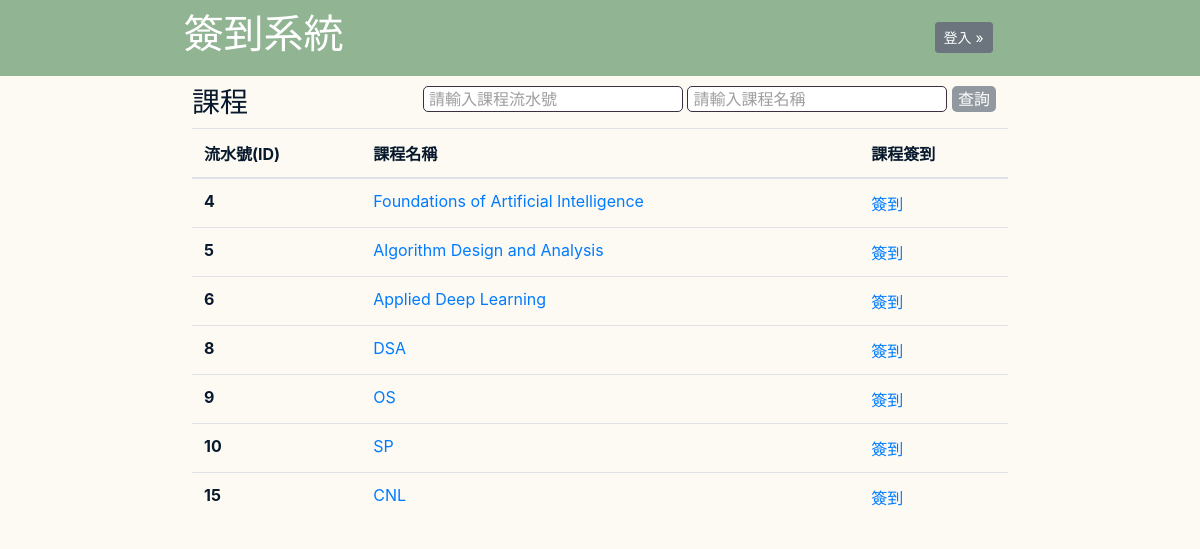
Screenshot of /main/home with the database file from the repository.
### main/models.py (models this page shows, shortened)
class Course(models.Model):
	course_name = models.CharField(max_length = 20)
	teacher = models.ManyToManyField(User, related_name = 'teachers')
	students = models.ManyToManyField(User, related_name = 'students')
	start_date = models.CharField(blank=True, max_length = 20)
	end_date = models.CharField(blank=True, max_length = 20)
	course_address = models.CharField(blank=True, max_length = 100)
	def get_absolute_url(self):
		return reverse("main:course_profile", kwargs={"id": self.id})
	def get_class_signin_url(self):
		return reverse("main:face_detect", kwargs={"course_id": self.id})

### main/views.py (the view)
# urls.py: 2. Add a URL to urlpatterns:  path('', views.home, name='home')
def home(request):
    course_id = request.POST.get("course_id")
    course_name = request.POST.get("course_name")
    course_list = Course.objects.all()
    error = False
    if course_id != None and course_id != '' and course_name != None and course_name != '':
        course_id = int(course_id)
        if Course.objects.filter(id = course_id, course_name = course_name).count() > 0:
            course_list = Course.objects.filter(id = course_id, course_name = course_name)
        else : error = True
    elif course_id != None and course_id != '' :
        course_id = int(course_id)
        if Course.objects.filter(id = course_id).count() > 0:
            course_list = Course.objects.filter(id = course_id)
        else : error = True
    elif course_name != None and course_name != '' :
        if Course.objects.filter(course_name = course_name).count() > 0:
            course_list = Course.objects.filter(course_name = course_name)
        else : error = True
    if request.user.is_authenticated:
        profile = get_object_or_404(UserProfile, user=request.user)
        context = {
            'error' : error,
            'course_list': course_list,
            'profile' : profile
        }
        print("user is", request.user)
    else:
        context = {
            'error' : error,
            'course_list': course_list
        }
    return render(request, 'main/home.html', context)

### templates/main/home.html (shortened to what this page needs)
{% extends 'base.html' %}
{% block content %}
<div class="title">
    <div class="title_text">
        <div style="display: flex;padding-right: 20%;justify-content:space-between">
            <h1>簽到系統</h1>
            <div style="padding-top:1.5%;">
                {% if user.is_authenticated %}
                <a class="btn btn-sm btn-info" href={{profile.get_absolute_url}} role="button">個人檔案</a>
                <a class="btn btn-sm btn-secondary" href="{% url 'main:logout' %}" role="button">登出 &#187;</a>
                {% else %}
                <a class="btn btn-sm btn-secondary" href="{% url 'main:login' %}" role="button">登入 &#187;</a>
                {% endif %}
            </div>
        </div>
    </div>
</div>
<div class="context">
<div style="display:flex; justify-content: space-between;padding-right: 12px;">
	<h3 style="color:#08192D;">課程</h3>
    <form action="" method="Post">
        <input class='search' type="number" name="course_id" placeholder="請輸入課程流水號">
        <input class='search' name="course_name" placeholder="請輸入課程名稱">
        <input class='search_btn' type="submit" value="查詢">
    </form>
</div>
<table class="table">
    <thead>
        <tr>
            <th scope="col">流水號(ID)</th>
            <th scope="col">課程名稱</th>
            <th scope="col">課程簽到</th>
        </tr>
    </thead>
    <tbody>
        {% for course in course_list %}
        <tr>
            <th scope="row">{{ course.id }}</th>
            <td><a href= {{course.get_absolute_url}}> {{course.course_name}}</a></td>
            <td><a href= {{course.get_class_signin_url}}> 簽到</a></td>
        </tr>
        {% endfor %}
    </tbody>
</table>
</div>
{% endblock  %}

### templates/base.html (shortened to what this page needs)
<html lang="en">
<head>
    <link href="https://stackpath.bootstrapcdn.com/bootstrap/4.4.1/css/bootstrap.min.css" rel="stylesheet"></link>
</head>
<body style="background-color:#FCFAF2;color:rgb(255, 255, 255);">
    <div class="container" style="
            margin:0px 0px;
            padding-left: 0px;
            padding-right: 0px;
            max-width: none;
            width:100%;
        ">
        {% block content %}
        {% endblock  %}
    </div>
</body>
</html>

### templates/base.html (style rules this page uses)
table.table { color: #08192D; }
div.title { margin: 0px 0px; padding: 10px 5px; max-width: none; width: 100%; background-color: #91B493; }
div.title_text { padding-left: 15%; }
div.context { padding-left: 16%; padding-right: 16%; padding-top: 10px; }
input.search { color: #08192D; border: 1px solid #3C2F41; border-radius: 5px; padding: 0px 5px; }
input.search::placeholder { color:rgb(157, 158, 158) }
input.search_btn { background-color: #91989F; border: none; color:white; border-radius: 5px; }
h3, h2, p { color: #08192D; }

### rows the page displays
Course: id "4", course_name "Foundations of Artificial Intelligence"
Course: id "5", course_name "Algorithm Design and Analysis"
Course: id "6", course_name "Applied Deep Learning"
Course: id "8", course_name "DSA"
Course: id "9", course_name "OS"
Course: id "10", course_name "SP"
Course: id "15", course_name "CNL"
